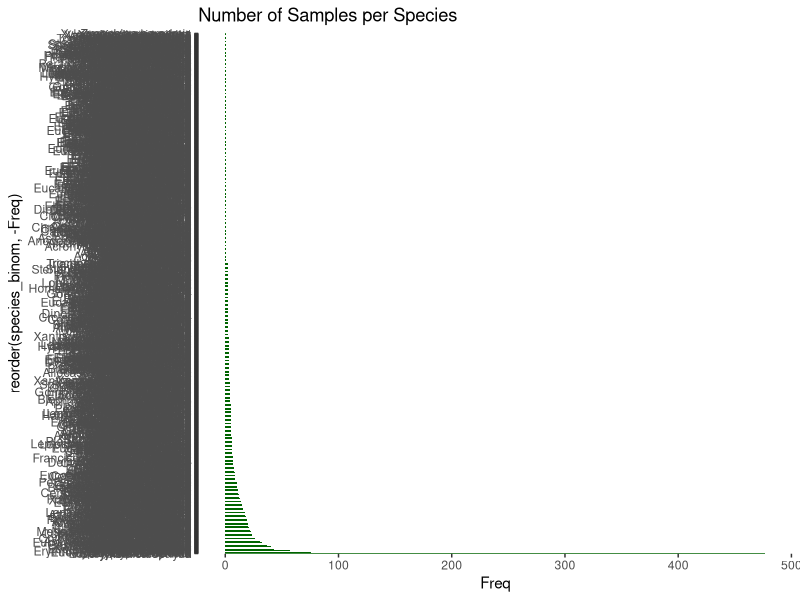
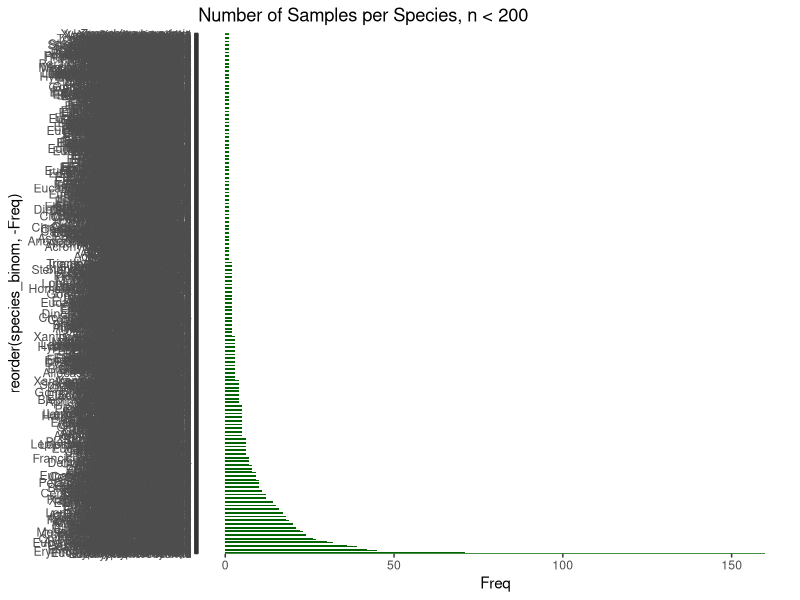
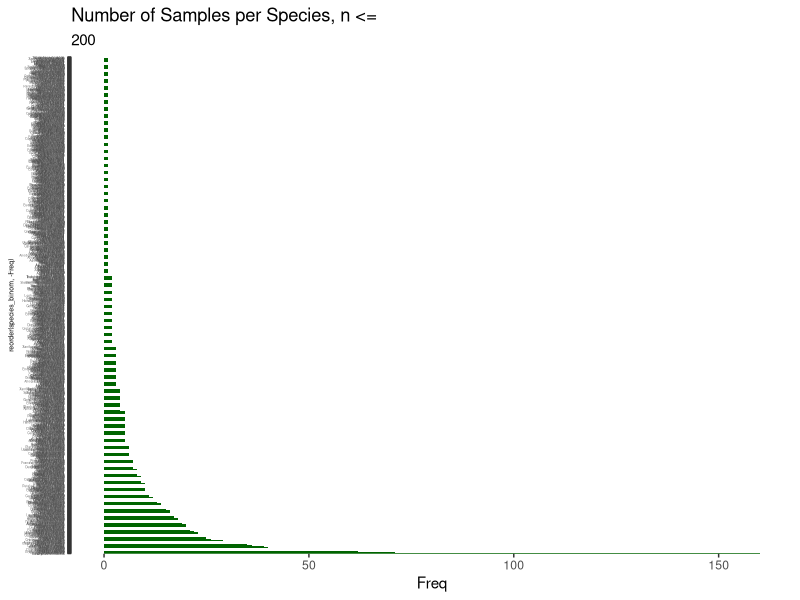
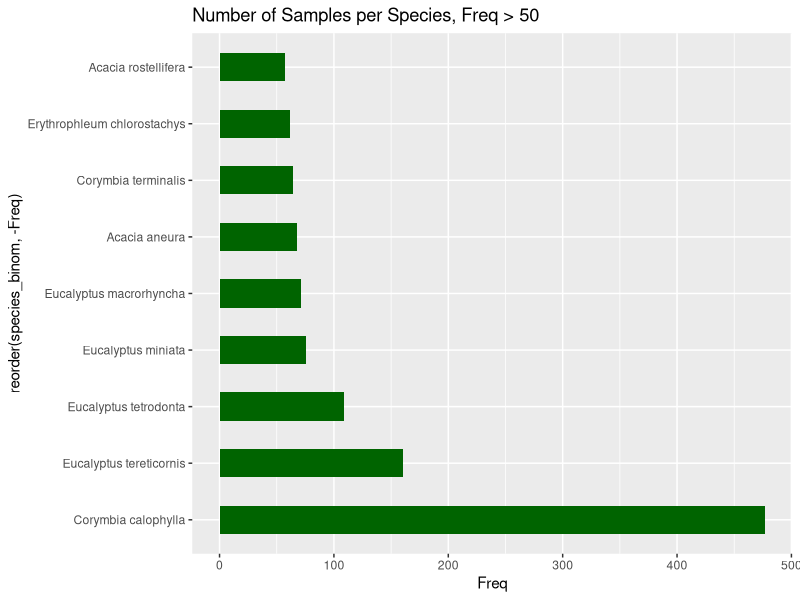

Write the R code that produced these figures, in order. (Note: this script raises an error after producing the figures.)
install.packages("tidyverse")
install.packages("cowplot")
install.packages("dplyr")
library(dplyr)
library(tidyverse)
library(cowplot)
library(patchwork)

#tidy data rules:
# 1. Put each dataset in a tibble.
# 2. Put each variable in a column.
# 3. For each plot, subset relevant information. 

raw_data<-read.csv("austraits_leaf_stoichiometry_MASTER.csv")

austraits_leaf_stoich_tib<-as_tibble(raw_data)

#---------------- Function Definitions ----------------

#make a function that returns a plot
#i guess a different one for every type of plot? 

#make a function that stitches plots together 
#have infinite inputs? will look into this 


#------------------------------------------------------

#---------------- Number of Samples per Species ----------------

#alternate method to count sample number of species:
#count <- austraits_leaf_stoich_tib %>% count(austraits_leaf_stoich_tib$species_binom)

species_binom <- raw_data$species_binom
#count sample number of species
species_count_tab <- table(species_binom)
#table to df
species_count_df<-as.data.frame(species_count_tab)
#df to tib
species_count_tib <- as_tibble(species_count_df)
#order from high to low
#species_count_tib <- species_count_tib%>%arrange(Freq)


ggplot(data=species_count_tib, aes(x = reorder(species_binom,-Freq), y = Freq)) +
  geom_bar(stat="identity", width=0.5, fill="darkgreen") +
  ggtitle("Number of Samples per Species")+
  coord_flip()

#outlier:Corymbia calophylla which is Myrtaceae Corymbia with 477 samples
ggplot(data = subset(species_count_tib, Freq <= 200), aes(x = reorder(species_binom, -Freq), y = Freq)) +
  geom_bar(stat="identity", width=0.5, fill="darkgreen") +
  ggtitle("Number of Samples per Species, n < 200") +
  coord_flip()
  
n = 200
ggplot(data = subset(species_count_tib, Freq <= n), aes(x = reorder(species_binom, -Freq), y = Freq)) +
  geom_bar(stat="identity", width=0.5, fill="darkgreen") +
  ggtitle("Number of Samples per Species, n <=", n) +
  coord_flip() +
  theme(
    axis.text.y = element_text(size = 2), # Adjust x-axis text size
    axis.title.y = element_text(size = 5)) # Adjust x-axis title size)

#next steps: where are the most samples, visualize frequencies over 10-50
#geographical distributions, are these all taken from the same place?

m = 50
ggplot(data = subset((species_count_tib), Freq > m), aes(x = reorder(species_binom, -Freq), y = Freq)) +
  geom_bar(stat="identity", width=0.5, fill="darkgreen") +
  ggtitle(paste("Number of Samples per Species, Freq >", m)) +
  coord_flip() 

#summary data
#10464 samples
#1421 species
#5.175352 average number of samples without main outlier

#------------------------------------------------------


# How many woody/non-woody, nitrogen fixers/non fixers 
#---------------- Amount Types ----------------

#woodiness
woodiness_count_bar <- ggplot(data = leaf_data, aes(x = woodiness)) +
  geom_bar(width = 0.5, fill = "darkgreen") +
  ggtitle("Count of Woody vs Herbaceous Species") +
  ylab("Count") +
  theme_minimal()

#fixers
fixers_count_bar <- ggplot(data = leaf_data, aes(x = factor(putative_BNF))) +
  geom_bar(width = 0.2, fill = "darkgreen") +
  ggtitle("Count of Nitrogen Fixers") +
  ylab("Count") +
  scale_x_discrete(name = "Putative BNF", 
  labels = c("0" = "Non-Fixers", "1" = "Fixers")) +
  theme_minimal()

#life history
life_history_count_bar <- ggplot(data = leaf_data, aes(x = reclass_life_history)) +
  geom_bar(width = 0.5, fill = "darkgreen") +
  ggtitle("Life History") +
  ylab("Count") +
  theme_minimal()

#myc type
myc_type_count_bar <- ggplot(data = leaf_data, aes(x = myc_type)) +
  geom_bar(width = 0.5, fill = "darkgreen") +
  ggtitle("Myc Type") +
  ylab("Count") +
  theme_minimal()

categorical_counts <- plot_grid(
  woodiness_count_bar,
  fixers_count_bar,
  life_history_count_bar,
  myc_type_count_bar)


#---------------- Leaf Nutrient Concentrations ----------------

#take at look at warning, are there missing values - yes where there is NA
#nitrogen has no NA

N_vs_P <- ggplot(data = austraits_leaf_stoich_tib) + 
  geom_point(mapping = aes(x = leaf_N_per_dry_mass, y = leaf_P_per_dry_mass))+ 
  ggtitle("Leaf N vs Leaf P")

N_vs_C <-ggplot(data = austraits_leaf_stoich_tib) + 
  geom_point(mapping = aes(x = leaf_N_per_dry_mass, y = leaf_C_per_dry_mass))+ 
  ggtitle("Leaf N vs Leaf C")

P_vs_C <-ggplot(data = austraits_leaf_stoich_tib) + 
  geom_point(mapping = aes(x = leaf_P_per_dry_mass, y = leaf_C_per_dry_mass))+ 
  ggtitle("Leaf P vs Leaf C")

nutrient_plots <- plot_grid(
  N_vs_P,
  N_vs_C,
  P_vs_C)

#do the same, but only with species w freq over 50 
#create tibble with species count

leaf_data <- austraits_leaf_stoich_tib %>%
  add_count(species_binom, name = "frequency") #tibble that includes frequency 

n = 50
N_vs_P_over_50 <- ggplot(data = leaf_data %>% filter(frequency > n)) + 
  geom_point(mapping = aes(x = leaf_N_per_dry_mass, y = leaf_P_per_dry_mass)) + 
  ggtitle(paste("Leaf N vs Leaf P, Freq >", n))

N_vs_C_over_50 <- ggplot(data = leaf_data %>% filter(frequency > n)) + 
  geom_point(mapping = aes(x = leaf_N_per_dry_mass, y = leaf_C_per_dry_mass)) + 
  ggtitle(paste("Leaf N vs Leaf C, Freq >", n))

P_vs_C_over_50 <- ggplot(data = leaf_data %>% filter(frequency > n)) + 
  geom_point(mapping = aes(x = leaf_P_per_dry_mass, y = leaf_C_per_dry_mass)) + 
  ggtitle(paste("Leaf P vs Leaf C, Freq >", n))

nutrient_plots_over_50 <- plot_grid(
  N_vs_P_over_50,
  N_vs_C_over_50,
  P_vs_C_over_50)

n = 30
m = 50
N_vs_P_over_30_under_50 <- ggplot(data = leaf_data %>% 
  filter(frequency > n & frequency < m)) + 
  geom_point(mapping = aes(x = leaf_N_per_dry_mass, y = leaf_P_per_dry_mass)) + 
  ggtitle(paste("Leaf N vs Leaf P,",n,"< Freq <", m))

N_vs_C_over_30_under_50 <- ggplot(data = leaf_data %>%
  filter(frequency > n & frequency < m)) + 
  geom_point(mapping = aes(x = leaf_N_per_dry_mass, y = leaf_C_per_dry_mass)) + 
  ggtitle(paste("Leaf N vs Leaf C,",n,"< Freq <", m))

P_vs_C_over_30_under_50 <- ggplot(data = leaf_data %>% 
  filter(frequency > n & frequency < m)) + 
  geom_point(mapping = aes(x = leaf_P_per_dry_mass, y = leaf_C_per_dry_mass)) + 
  ggtitle(paste("Leaf P vs Leaf C,",n,"< Freq <", m))

nutrient_plots_over_30_under_50 <- plot_grid(
  N_vs_P_over_30_under_50,
  N_vs_C_over_30_under_50,
  P_vs_C_over_30_under_50)

#next: partition these into the 8 biggest families

#filtered by categorical variables
#create data frame with all categorical variables + concentration values
leaf_concentration_data <- data.frame(
  unique_ID = leaf_data$Unique_ID,
  woodiness = leaf_data$woodiness,
  reclass_life_history = leaf_data$reclass_life_history,
  putative_BNF = leaf_data$putative_BNF,
  myc_type = leaf_data$myc_type,
  concentration = c(leaf_data$leaf_N_per_dry_mass, leaf_data$leaf_P_per_dry_mass,
                    leaf_data$leaf_C_per_dry_mass),
  nutrient = factor(rep(c("N", "P", "C"), each = nrow(leaf_data)))
  )

#all three nutrients by categorical variables
nutrients_by_woodiness <- ggplot(leaf_concentration_data, aes(x = factor(woodiness), y = concentration, fill = nutrient)) + 
  geom_boxplot(position = position_dodge(width = 1)) +
  scale_fill_manual(values = c("N" = "pink", "P" = "lightyellow", "C" = "lightgreen")) +
  labs(x = "Woodiness", y = "Concentration", fill = "Nutrient") +
  ggtitle("Nutrient Concentrations by Woodiness") +
  theme_minimal()

nutrients_by_life_history <- ggplot(leaf_concentration_data, aes(x = factor(reclass_life_history), y = concentration, fill = nutrient)) + 
  geom_boxplot(position = position_dodge(width = 1)) +
  scale_fill_manual(values = c("N" = "pink", "P" = "lightyellow", "C" = "lightgreen")) +
  labs(x = "Life History", y = "Concentration", fill = "Nutrient") +
  ggtitle("Nutrient Concentrations by Life History") +
  theme_minimal()

nutrients_by_fixer_type <- ggplot(leaf_concentration_data, aes(x = factor(putative_BNF), y = concentration, fill = nutrient)) + 
  geom_boxplot(position = position_dodge(width = 1)) +
  scale_fill_manual(values = c("N" = "pink", "P" = "lightyellow", "C" = "lightgreen")) +
  labs(x = "Nitrogen Fixers", y = "Concentration", fill = "Nutrient") +
  scale_x_discrete(labels = c("0" = "Non-Fixer", "1" = "Fixer")) +
  ggtitle("Nutrient Concentrations by Fixer Type") +
  theme_minimal()

nutrients_by_myc_type <- ggplot(leaf_concentration_data, aes(x = factor(myc_type), y = concentration, fill = nutrient)) + 
  geom_boxplot(position = position_dodge(width = 1)) +
  scale_fill_manual(values = c("N" = "pink", "P" = "lightyellow", "C" = "lightgreen")) +
  labs(x = "Myc Type", y = "Concentration", fill = "Nutrient") +
  ggtitle("Nutrient Concentrations by Myc Type") +
  theme_minimal()

plot_grid(
  nutrients_by_woodiness,
  nutrients_by_life_history,
  nutrients_by_fixer_type,
  nutrients_by_myc_type)

#N and P data only
leaf_N_and_P_data <- subset(leaf_concentration_data, nutrient %in% c("N", "P"))

N_P_woodiness <- ggplot(leaf_N_and_P_data, aes(x = factor(woodiness), y = concentration, fill = nutrient)) + 
  geom_boxplot(position = position_dodge(width = 0.8)) +
  scale_fill_manual(values = c("N" = "pink", "P" = "lightyellow")) +
  labs(x = "Woodiness", y = "Concentration", fill = "Nutrient") +
  ggtitle("N and P Concentrations by Woodiness") +
  theme_minimal()

N_P_life_history <- ggplot(leaf_N_and_P_data, aes(x = factor(reclass_life_history), y = concentration, fill = nutrient)) + 
  geom_boxplot(position = position_dodge(width = 0.8)) +
  scale_fill_manual(values = c("N" = "pink", "P" = "lightyellow")) +
  labs(x = "Life History", y = "Concentration", fill = "Nutrient") +
  ggtitle("N and P Concentrations by Life History") +
  theme_minimal()

N_P_fixer_type <- ggplot(leaf_N_and_P_data, aes(x = factor(putative_BNF), y = concentration, fill = nutrient)) + 
  geom_boxplot(position = position_dodge(width = 0.8)) +
  scale_fill_manual(values = c("N" = "pink", "P" = "lightyellow")) +
  labs(x = "Nitrogen Fixers", y = "Concentration", fill = "Nutrient") +
  scale_x_discrete(labels = c("0" = "Non-Fixer", "1" = "Fixer")) +
  ggtitle("N and P Concentrations by Fixer Type") +
  theme_minimal()

N_P_myc_type <- ggplot(leaf_N_and_P_data, aes(x = factor(myc_type), y = concentration, fill = nutrient)) + 
  geom_boxplot(position = position_dodge(width = 0.8)) +
  scale_fill_manual(values = c("N" = "pink", "P" = "lightyellow")) +
  labs(x = "Myc type", y = "Concentration", fill = "Nutrient") +
  ggtitle("N and P Concentrations by Myc Type") +
  theme_minimal()

plot_grid(
  N_P_woodiness,
  N_P_life_history,
  N_P_fixer_type,
  N_P_myc_type
  )

leaf_C_data <- subset(leaf_concentration_data, nutrient %in% c("C"))
leaf_N_data <- subset(leaf_concentration_data, nutrient %in% c("N"))
leaf_P_data <- subset(leaf_concentration_data, nutrient %in% c("P"))

ggplot(leaf_C_data, aes(x = factor(woodiness), y = concentration, fill = nutrient)) +
  geom_boxplot() +
  scale_fill_manual(values = c("C" = "lightgreen")) +
  labs(x = "Woodiness", y = "Concentration", fill = "Nutrient") +
  ggtitle("C concentrations by Woodiness") +
  theme_minimal()

ggplot(leaf_concentration_data, aes(x = factor(woodiness), y = concentration, fill = nutrient)) + 
  geom_boxplot() +
  scale_fill_manual(values = c("N" = "pink", "P" = "lightyellow", "C" = "lightgreen")) +
  facet_wrap(~nutrient)
#this isnt great 
   
ggplot(leaf_concentration_data, aes(x=factor(woodiness), y=concentration, fill=nutrient)) + 
  geom_boxplot() +
  scale_fill_manual(values = c("N" = "pink", "P" = "lightyellow", "C" = "lightgreen")) +
  facet_wrap(~woodiness, scale="free")
# better way to do what i did above. whatever

plot_1 <- ggplot(leaf_C_data, aes(x=factor(woodiness), y=concentration, fill=nutrient)) + 
  geom_boxplot() +
  scale_fill_manual(values = c("C" = "lightgreen")) 

plot_2 <- ggplot(leaf_N_data, aes(x=factor(woodiness), y=concentration, fill=nutrient)) + 
  geom_boxplot() +
  scale_fill_manual(values = c("N" = "pink"))

plot_3 <- ggplot(leaf_P_data, aes(x=factor(woodiness), y=concentration, fill=nutrient)) + 
  geom_boxplot() +
  scale_fill_manual(values = c("P" = "lightyellow"))

plot_4 <- ggplot(leaf_C_data, aes(x=factor(reclass_life_history), y=concentration, fill=nutrient)) + 
  geom_boxplot() +
  scale_fill_manual(values = c("C" = "lightgreen")) 

plot_5 <- ggplot(leaf_N_data, aes(x=factor(reclass_life_history), y=concentration, fill=nutrient)) + 
  geom_boxplot() +
  scale_fill_manual(values = c("N" = "pink")) 

plot_6 <- ggplot(leaf_P_data, aes(x=factor(reclass_life_history), y=concentration, fill=nutrient)) + 
  geom_boxplot() +
  scale_fill_manual(values = c("P" = "lightyellow")) 

plot_7 <- ggplot(leaf_C_data, aes(x=factor(myc_type), y=concentration, fill=nutrient)) + 
  geom_boxplot() +
  scale_fill_manual(values = c("C" = "lightgreen"))

plot_8 <- ggplot(leaf_N_data, aes(x=factor(myc_type), y=concentration, fill=nutrient)) + 
  geom_boxplot() +
  scale_fill_manual(values = c("N" = "pink"))

plot_9 <- ggplot(leaf_P_data, aes(x=factor(myc_type), y=concentration, fill=nutrient)) + 
  geom_boxplot() +
  scale_fill_manual(values = c("P" = "lightyellow")) 

plot_10 <- ggplot(leaf_C_data, aes(x=factor(putative_BNF), y=concentration, fill=nutrient)) + 
  geom_boxplot() +
  scale_fill_manual(values = c("C" = "lightgreen")) +
  scale_x_discrete(labels = c("0" = "Non-Fixer", "1" = "Fixer")) 

plot_11 <- ggplot(leaf_N_data, aes(x=factor(putative_BNF), y=concentration, fill=nutrient)) + 
  geom_boxplot() +
  scale_fill_manual(values = c("N" = "pink")) +
  scale_x_discrete(labels = c("0" = "Non-Fixer", "1" = "Fixer")) 

plot_12 <- ggplot(leaf_P_data, aes(x=factor(putative_BNF), y=concentration, fill=nutrient)) + 
  geom_boxplot() +
  scale_fill_manual(values = c("P" = "lightyellow")) +
  scale_x_discrete(labels = c("0" = "Non-Fixer", "1" = "Fixer")) 
#will rewrite using functions

#------------------------------------------------------


#---------------- Geographical Distribution ----------------
#particularly of most species with highest sample frequency - freq > 50

#create tibble of just species geo data
species_geo_data <- tibble(
  species_binom = austraits_leaf_stoich_tib$species_binom,
  lat = austraits_leaf_stoich_tib$lat_deg,
  long = austraits_leaf_stoich_tib$long_deg
  )

#better way: include frequency in this tibble, avoids all problems down the line
species_geo_data_freq <- species_geo_data %>%
  group_by(species_binom) %>%
  mutate(frequency = n()) %>%
  ungroup() %>%
  select(species_binom, lat, long, frequency)

australia_map <- map_data("world", region = "Australia")

# Plot all species on the map
ggplot() +
  geom_polygon(data = australia_map, aes(x = long, y = lat, group = group),
  fill = "lightgray", color = "black") +
  geom_point(data = species_geo_data, aes(x = long, y = lat), color = "darkgreen", size = 1) +
  labs(title = "All Species Locations", x = "Longitude", y = "Latitude") +
  theme_minimal() +
  theme(
    plot.title = element_text(size = 10, face = "bold"),
    axis.title = element_text(size = 10),
    axis.text = element_text(size = 8)
  )

#make tibble of just species with more than 50 samples with geo data
species_over_50_geo <- filter(species_geo_data_freq, frequency > 50)
#plot only these
ggplot() +
  geom_polygon(data = australia_map, aes(x = long, y = lat, group = group),
  fill = "lightgray", color = "black") +
  geom_point(data = species_over_50_geo, aes(x = long, y = lat), color = "darkgreen", size = 1) +
  labs(title = "Species Frequency > 50", x = "Longitude", y = "Latitude") +
  theme_minimal() +
  theme(
    plot.title = element_text(size = 10, face = "bold"),
    axis.title = element_text(size = 10),
    axis.text = element_text(size = 8)
  )

#now change colors (should be 9 different colors)
australia_over_50_map <- ggplot() +
  geom_polygon(data = australia_map, aes(x = long, y = lat, group = group),
  fill = "lightgray", color = "black")+
  geom_point(data = species_over_50_geo, aes(x = long, y = lat, color = species_binom),
  size = 2) +
  scale_color_discrete() +
  labs(title = "Species Frequency > 50", x = "Longitude", y = "Latitude") +
  theme_minimal() +
  theme(
    plot.title = element_text(size = 10, face = "bold"),
    axis.title = element_text(size = 10),
    axis.text = element_text(size = 8)
  ) 

m = 50
australia_over_50_bar <- ggplot(
  data = subset(species_count_tib, Freq > m),
  aes(x = reorder(species_binom, -Freq), y = Freq, fill = species_binom)) +
  geom_bar(stat="identity", width=0.5) +
  scale_fill_discrete() +
  ggtitle(paste("Number of Samples per Species, Freq >", m)) +
  coord_flip()
#color coded bar graph

combined_plot <- plot_grid(australia_over_50_bar, australia_over_50_map,
                  labels = "AUTO")

#Plot Freq over 30 and exclude 8 most common 

#make tibble of just species with more than 30 samples with geo data
#exclude frequency over 50 
species_over_30_under_50 <- filter(species_geo_data_freq, frequency > 30, frequency < 50)
#plot only these

australia_over_30_map <- ggplot() +
  geom_polygon(data = australia_map, aes(x = long, y = lat, group = group),
               fill = "lightgray", color = "black") + coord_quickmap()+
  geom_point(data = species_over_30_under_50, aes(x = long, y = lat, color = species_binom),
  shape = 3, size = 2) +
  labs(title = "30 < Species Frequency < 50", x = "Longitude", y = "Latitude") +
  theme_minimal() +
  theme(
    plot.title = element_text(size = 10, face = "bold"),
    axis.title = element_text(size = 10),
    axis.text = element_text(size = 8)
  )

#bar plot of over 30 under 50
australia_over_30_bar <- ggplot(
  data = subset(species_count_tib, Freq > 30 & Freq < 50),
  aes(x = reorder(species_binom, -Freq), y = Freq, fill = species_binom)) +
  geom_bar(stat="identity", width=0.5) +
  scale_fill_discrete() +
  ggtitle(paste("Number of Samples per Species, 30 < Freq < 50")) +
  coord_flip()

#join two plots together 
plot_grid(
  australia_over_30_bar + theme(legend.position = "none") + theme(plot.title = element_text(size = 8)), 
  australia_over_30_map, 
  labels = "AUTO", 
  rel_widths = c(1, 2)
)
#rewrite using functions
#------------------------------------------------------


#---------------- Avg Nutrient Plots  ----------------
#create average nutrient dataframe but with ALL species
#avg nutrient & CV dataframe

#need to add counts column to this to properly normalize
#x: counts, y: concentration. see if normal, if not then plot transformed values

#leaf data has count built in already
all_species_nutr_data <- leaf_data[,c("species_binom", "leaf_N_per_dry_mass",
                             "leaf_P_per_dry_mass", "leaf_C_per_dry_mass",
                             "NP_ratio", "CN_ratio", "CP_ratio", 
                             "frequency")]
#replace NAs with 0 
all_species_nutr_data <- all_species_nutr_data %>%
  mutate_all(~replace(., is.na(.), 0))

#order alphabetically
all_species_nutr_data <- all_species_nutr_data[order(all_species_nutr_data$species_binom),]

#add coefficient of variation
all_species_nutr_data <- all_species_nutr_data %>%
  group_by(species_binom) %>%
  mutate(CV_N = sd(leaf_N_per_dry_mass, na.rm = TRUE) / mean(leaf_N_per_dry_mass,
                                                             na.rm = TRUE),
         CV_P = sd(leaf_P_per_dry_mass, na.rm = TRUE) / mean(leaf_P_per_dry_mass,
                                                             na.rm = TRUE),
         CV_C = sd(leaf_C_per_dry_mass, na.rm = TRUE) / mean(leaf_C_per_dry_mass,
                                                             na.rm = TRUE))
#fill NA and NaN with 0                                                        
all_species_nutr_data <- all_species_nutr_data %>%
  mutate_all(~replace(., is.na(.), 0))

all_species_nutr_data <- all_species_nutr_data %>%
  mutate_all(~replace(.,is.nan(.), 0))

all_species_nutr_data<- aggregate(. ~ species_binom,
                                  data = all_species_nutr_data, FUN = mean)

#plot by species
ggplot(all_species_nutr_data, aes(x = species_binom, y = leaf_N_per_dry_mass)) + 
  geom_bar(stat = "identity", fill = "lightpink") +
  labs(title = "All Species")+
  theme_minimal()

#plot by frequency - has to be point
#ggplot(all_species_nutr_data, aes(x = frequency, y = leaf_N_per_dry_mass)) + 
  #geom_point(stat = "identity", fill = "lightpink") +
  #labs(title = "All Species")+
  #theme_minimal()

ggplot(all_species_nutr_data, aes(x = leaf_N_per_dry_mass, y = frequency)) + 
  geom_point(stat = "identity", fill = "lightpink") +
  labs(title = "All Species")+
  theme_minimal()

#create transformed data
trns_all_sp_nut<- all_species_nutr_data%>% 
  mutate(
    ln_N = log(leaf_N_per_dry_mass),
    log_10_N = log10(leaf_N_per_dry_mass),
    sqrt_N = sqrt(leaf_N_per_dry_mass),
    ln_C = log(leaf_C_per_dry_mass),
    log_10_C = log10(leaf_C_per_dry_mass),
    sqrt_C = sqrt(leaf_C_per_dry_mass),
    ln_P = log(leaf_P_per_dry_mass),
    log_10_P = log10(leaf_P_per_dry_mass),
    sqrt_P = sqrt(leaf_P_per_dry_mass)
  )
trns_all_sp_nut[trns_all_sp_nut == "-Inf"] <- 0
trns_all_sp_nut[trns_all_sp_nut == "0"] <- NA

ggplot(trns_all_sp_nut, aes(x = log_10_N, y = frequency)) + 
  geom_point(stat = "identity") +
  labs(title = "All Species")+
  theme_minimal()



#---------------- Ratio Histograms  ----------------
#ensure they are normal 
#x = ratio, y = frequency 

#NP
#CN
#CP

ggplot(trns_all_sp_nut, aes(x = CP_ratio, y = frequency)) + 
  geom_point(stat = "identity") +
  labs(title = "All Species")+
  theme_minimal() #this is not the best approach, use geom_histogram()
#if geom_bar is used - a lot of points get cut for some reason

#make df with transformed data 
raw_nutrient_data <- austraits_leaf_stoich[,c("species_binom",
                      "leaf_N_per_dry_mass", "leaf_P_per_dry_mass",
                      "leaf_C_per_dry_mass", "NP_ratio", "CN_ratio",
                      "CP_ratio")]

nutrient_data <- raw_nutrient_data %>% 
  mutate(
    ln_N = log(leaf_N_per_dry_mass),
    log_10_N = log10(leaf_N_per_dry_mass),
    sqrt_N = sqrt(leaf_N_per_dry_mass),
    ln_C = log(leaf_C_per_dry_mass),
    log_10_C = log10(leaf_C_per_dry_mass),
    sqrt_C = sqrt(leaf_C_per_dry_mass),
    ln_P = log(leaf_P_per_dry_mass),
    log_10_P = log10(leaf_P_per_dry_mass),
    sqrt_P = sqrt(leaf_P_per_dry_mass)
  ) 

#sample histogram code
ggplot(nutrient_data, aes(x = leaf_N_per_dry_mass)) +
  geom_histogram(bins = 50) +
  labs(title = "All Species")
#bin width = bar width
#not too big, not to small 

#notes: sqrtx is probably best since all P values are < 1

ggplot(nutrient_data, aes(x = CP_ratio)) +
  geom_histogram(bins = 100) +
  labs(title = "All Species")









          